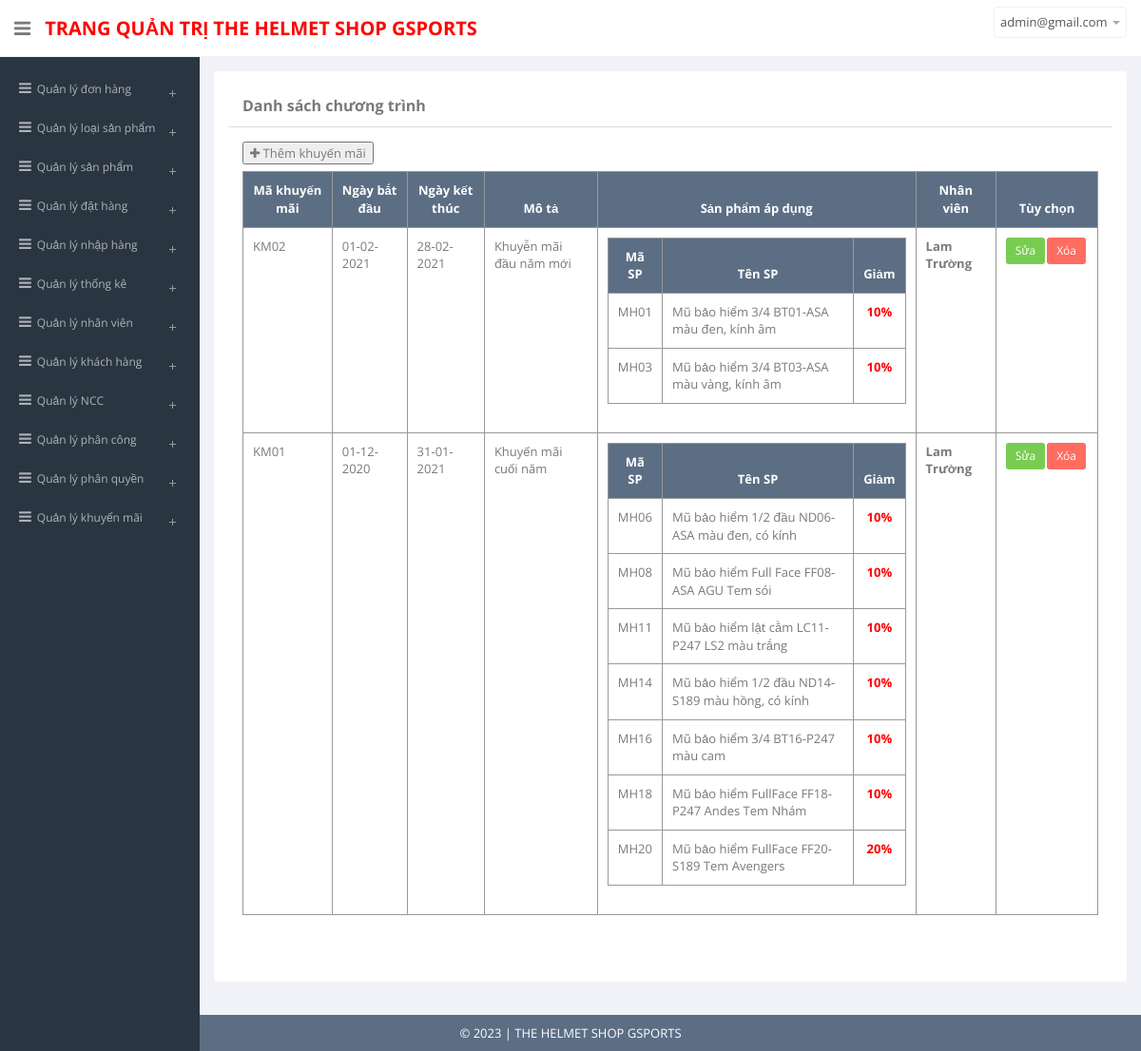
The app's page /admin/views/promotions.php (signed in) with its own data.
### tables this page shows
CREATE TABLE `promotion` (
  `promotion_code` varchar(20) NOT NULL,
  `date_start` date NOT NULL,
  `date_end` date NOT NULL,
  `description` varchar(500) NOT NULL,
  `id_employee` int(12) NOT NULL
);

CREATE TABLE `promotion_detail` (
  `promotion_code` varchar(20) NOT NULL,
  `product_code` varchar(20) NOT NULL,
  `percent` float NOT NULL
);

CREATE TABLE `products` (
  `product_code` varchar(20) NOT NULL,
  `name` varchar(100) NOT NULL,
  `description` varchar(900) NOT NULL,
  `price` float NOT NULL,
  `image` varchar(100) DEFAULT NULL,
  `quantity_exist` int(11) NOT NULL,
  `new` tinyint(1) NOT NULL COMMENT '0: cũ, 1: mới',
  `status` tinyint(1) NOT NULL COMMENT '0: chưa xóa, 1: đã xóa',
  `cate_code` varchar(20) NOT NULL,
  `supp_code` varchar(20) DEFAULT NULL
);

CREATE TABLE `employee` (
  `id` int(12) NOT NULL,
  `username` varchar(12) NOT NULL,
  `email` varchar(50) NOT NULL,
  `password` varchar(12) NOT NULL,
  `name` varchar(50) NOT NULL,
  `gender` enum('Nam','Nữ') NOT NULL,
  `address` varchar(100) NOT NULL,
  `phone` varchar(10) NOT NULL,
  `status` int(1) NOT NULL,
  `id_role` int(11) NOT NULL
);

### admin/model/BaseModel.php (called while the page is built, shortened)
<?php
class BaseModel{
    public $db;
    function __construct(){
        try{
            $this->db = new PDO('mysql:host=127.0.0.1:3306;dbname=helmet_shop','root','');
            $this->db->exec('SET NAMES UTF8');
        } catch(PDOException $e){
            echo "Lỗi: ".$e->getMessage();
            die;
        }
    }
    function setStatement($sql,$value = []){
        $stmt = $this->db->prepare($sql);
        return $stmt;
    }
    function loadMoreRows($sql,$value=[]){
        $stmt = $this->setStatement($sql,$value);
        $check = $stmt->execute();
        return $stmt->fetchAll(PDO::FETCH_OBJ);
    }
}
?>

### admin/model/PromotionModel.php (called while the page is built, shortened)
<?php
	include_once('..\model\BaseModel.php');
	class PromotionModel extends BaseModel {
		function getPromotions(){
			$sql = "SELECT p.promotion_code,p.date_start,p.date_end,p.description,p.id_employee,e.name AS employee_name
            FROM promotion p
            INNER JOIN employee e ON e.id=p.id_employee
            ORDER BY date_start DESC";
			return $this->loadMoreRows($sql);
        }
        function getPromotionDetails($promotion_code) {
            $sql = "SELECT p.name AS product_name,pd.percent,pd.product_code
            FROM promotion_detail pd
            INNER JOIN products p ON p.product_code=pd.product_code
            WHERE promotion_code='$promotion_code'";
            return $this->loadMoreRows($sql);
        }
	}
?>

### admin/controller/MenuController.php (called while the page is built, shortened)
<?php
    class MenuController extends Controller{
        function getType(){
            $model = new MenuModel;
            $data=$model->getAllType();
            return $data;
        }
    }
?>

### admin/views/promotions.php (the view, shortened to what this page needs)
<?php
	include_once('..\model\PromotionModel.php');
	$model=new PromotionModel;
    $promotions=$model->getPromotions();
?>
<head>
    <?php include_once('..\views\common.php'); ?>
</head>
<body>
    <section id="container">
	<?php include_once('header.php')?>
	<?php if(isset($_SESSION['login_email'])) include_once('menu.php'); ?>
	<section id="main-content">
	<section class="wrapper">
    <div class="panel panel-body">
        <section class="content">
            <div class="panel panel-default">
				<div class="panel-heading">
					<b>Danh sách chương trình</b>
				</div>
				<div class="panel-body">
				<button id='btnAddPromotion'><i class="fa fa-plus"></i> Thêm khuyến mãi</button><br/>
				<?php
					echo "<table class='table table-bordered table-hover'>";
					echo "<thead>";
					echo "<tr>";
					echo "<th style='text-align:center;'>Mã khuyến mãi</th>";
					echo "<th style='text-align:center;'>Ngày bắt đầu</th>";
					echo "<th style='text-align:center;'>Ngày kết thúc</th>";
					echo "<th style='text-align:center;'>Mô tả</th>";
					echo "<th style='text-align:center;'>Sản phẩm áp dụng</th>";
					echo "<th style='text-align:center;'>Nhân viên</th>";
					echo "<th style='text-align:center;'>Tùy chọn</th>";
					echo "</tr>";
					echo "</thead>";
					foreach ($promotions as $p) {
                        $date_start=date_format(date_create($p->date_start),"d-m-Y");
                        $date_end=date_format(date_create($p->date_end),"d-m-Y");
						echo "<tr>";
						echo "<td>".$p->promotion_code."</td>";
						echo "<td>".$date_start."</td>";
						echo "<td>".$date_end."</td>";
                        echo "<td>".$p->description."</td>";
                        echo "<td>";
                        echo "<table class='table table-bordered table-hover'>";
                        echo "<thead><tr>";
                        echo "<th width='15%' style='text-align:center;'>Mã SP</th>";
                        echo "<th width='auto' style='text-align:center;'>Tên SP</th>";
                        echo "<th width='10%' style='text-align:center;'>Giảm</th>";
                        echo "</tr></thead>";
                        $details=$model->getPromotionDetails($p->promotion_code);
                        $prods="";
                        foreach($details as $d) {
                            echo "<tr>";
                            echo "<td>$d->product_code</td>";
                            echo "<td>$d->product_name</td>";
                            echo "<td style='text-align:center;'><span class='percent'>".($d->percent*100)."%</span></td>";
                            echo "</tr>";
                            $prods.=$d->product_code."#".$d->percent."|";
                        }
                        echo "</table>";
                        echo "</td>";
						echo "<td><b>".$p->employee_name."</b></td>";
						echo "<td><span class='optionButtons'><button class='btn btn-sm btn-success btnEdit' promotion_code='$p->promotion_code' date_start='$date_start' date_end='$date_end' description='$p->description' products='".substr($prods,0,-1)."'>Sửa</button>";
						echo "<button promotion_code='$p->promotion_code' class='btn btn-sm btn-danger btnDelete'>Xóa</button>";
						echo "</span></td>";
						echo "</tr>";
					}
					echo "</table>";
				?>
				</div>
            </div>
        </section>
    </div>
</section>
</section>
<?php include_once('footer.php'); ?>
</section>
</body>
</html>

### admin/views/promotions.php (style rules this page uses)
.percent { color:red;font-weight:bold; }
#btnAddPromotion { margin-bottom:7px; }

### records on screen
promotion: promotion_code "KM02", date_start "01-02-2021", date_end "28-02-2021", description "Khuyễn mãi đầu năm mới", id_employee.name "Lam Trường"
promotion_detail: product_code "MH01", product_code.name "Mũ bảo hiểm 3/4 BT01-ASA màu đen, kính âm", $d->percent*100 "10"
promotion_detail: product_code "MH03", product_code.name "Mũ bảo hiểm 3/4 BT03-ASA màu vàng, kính âm", $d->percent*100 "10"
promotion: promotion_code "KM01", date_start "01-12-2020", date_end "31-01-2021", description "Khuyến mãi cuối năm", id_employee.name "Lam Trường"
promotion_detail: product_code "MH06", product_code.name "Mũ bảo hiểm 1/2 đầu ND06-ASA màu đen, có kính", $d->percent*100 "10"
promotion_detail: product_code "MH08", product_code.name "Mũ bảo hiểm Full Face FF08-ASA AGU Tem sói", $d->percent*100 "10"
promotion_detail: product_code "MH11", product_code.name "Mũ bảo hiểm lật cằm LC11-P247 LS2 màu trắng", $d->percent*100 "10"
promotion_detail: product_code "MH14", product_code.name "Mũ bảo hiểm 1/2 đầu ND14-S189 màu hồng, có kính", $d->percent*100 "10"
promotion_detail: product_code "MH16", product_code.name "Mũ bảo hiểm 3/4 BT16-P247 màu cam", $d->percent*100 "10"
promotion_detail: product_code "MH18", product_code.name "Mũ bảo hiểm FullFace FF18-P247 Andes Tem Nhám", $d->percent*100 "10"
promotion_detail: product_code "MH20", product_code.name "Mũ bảo hiểm FullFace FF20-S189 Tem Avengers", $d->percent*100 "20"

### other values on screen
SHOP_NAME "THE HELMET SHOP GSPORTS"
$_SESSION['login_email'] "admin@gmail.com"
$key "Quản lý đơn hàng"
$key "Quản lý loại sản phẩm"
$key "Quản lý sản phẩm"
$key "Quản lý đặt hàng"
$key "Quản lý nhập hàng"
$key "Quản lý thống kê"
$key "Quản lý nhân viên"
$key "Quản lý khách hàng"
$key "Quản lý NCC"
$key "Quản lý phân công"
$key "Quản lý phân quyền"
$key "Quản lý khuyến mãi"
